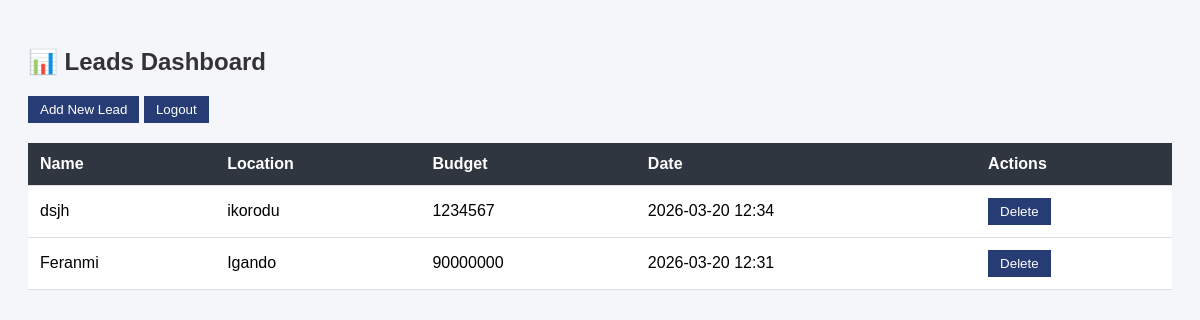
/leads (signed in), run on an earlier commit of the app's database.
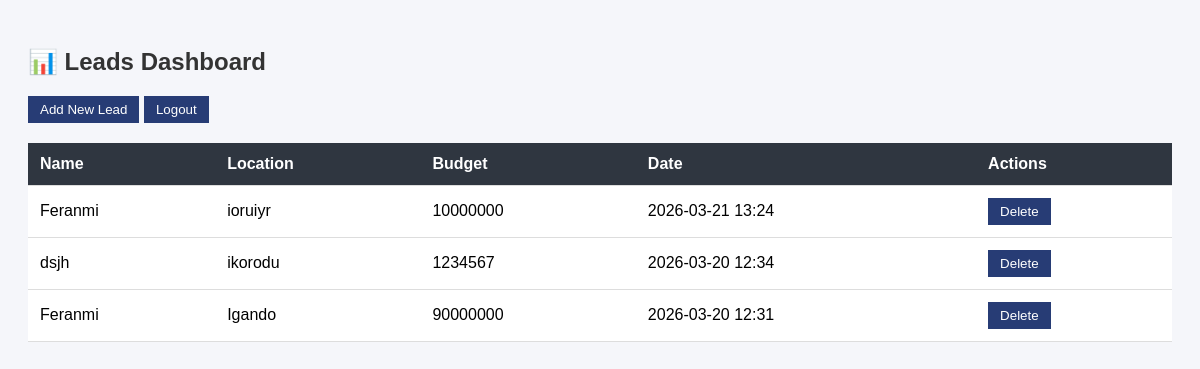
And on a later commit of the database.
### tables this page shows
CREATE TABLE leads (
            id INTEGER PRIMARY KEY AUTOINCREMENT,
            user TEXT,
            name TEXT,
            location TEXT,
            budget TEXT,
            date TEXT
        );

### app.py (the view)
@app.route("/leads")
def view_leads():
    if "user" not in session:
        return redirect ("/login")
    user=session["user"]
    print("VIEWING USER:", user)
    conn = sqlite3.connect("leads.db")
    cursor = conn.cursor()
    cursor.execute("SELECT * FROM leads WHERE user=? ORDER BY id DESC",(user,))
    leads = cursor.fetchall()
    print("LEADS FOUND:",leads)
    conn.close()
    return render_template("leads.html", leads=leads)

### templates/leads.html (shortened to what this page needs)
<!DOCTYPE html>
<html>
<head>
</head>
<body>
<div class="top-bar">
    <h2>📊 Leads Dashboard</h2>
    <a href="/"><button>Add New Lead</button></a>
    <a href="/logout"><button>Logout</button></a>
</div>
<table>
    <tr>
        <th>Name</th>
        <th>Location</th>
        <th>Budget</th>
        <th>Date</th>
        <th>Actions</th>
    </tr>
    {% for lead in leads %}
    <tr>
        <td>{{ lead[2] }}</td>
        <td>{{ lead[3] }}</td>
        <td>{{ lead[4] }}</td>
        <td>{{ lead[5] }}</td>
        <td>
            <a href="/delete/{{ lead[0] }}">
                <button>Delete</button>
            </a>
        </td>
    </tr>
    {% endfor %}
</table>
</body>
</html>

### templates/leads.html (style rules this page uses)
body { font-family: Arial; background: #f5f6fa; padding: 20px; }
h2 { color: #333; }
table { width: 100%; border-collapse: collapse; background: white; }
th, td { padding: 12px; border-bottom: 1px solid #ddd; text-align: left; }
th { background: #2f3640; color: white; }
button { padding: 6px 12px; border: none; background: #273c75; color: white; cursor: pointer; }
.top-bar { margin-bottom: 20px; }
a { text-decoration: none; }

What changed in the data, as far as the page shows it:
added leads: name "Feranmi", location "ioruiyr", budget "10000000", date "2026-03-21 13:24"
